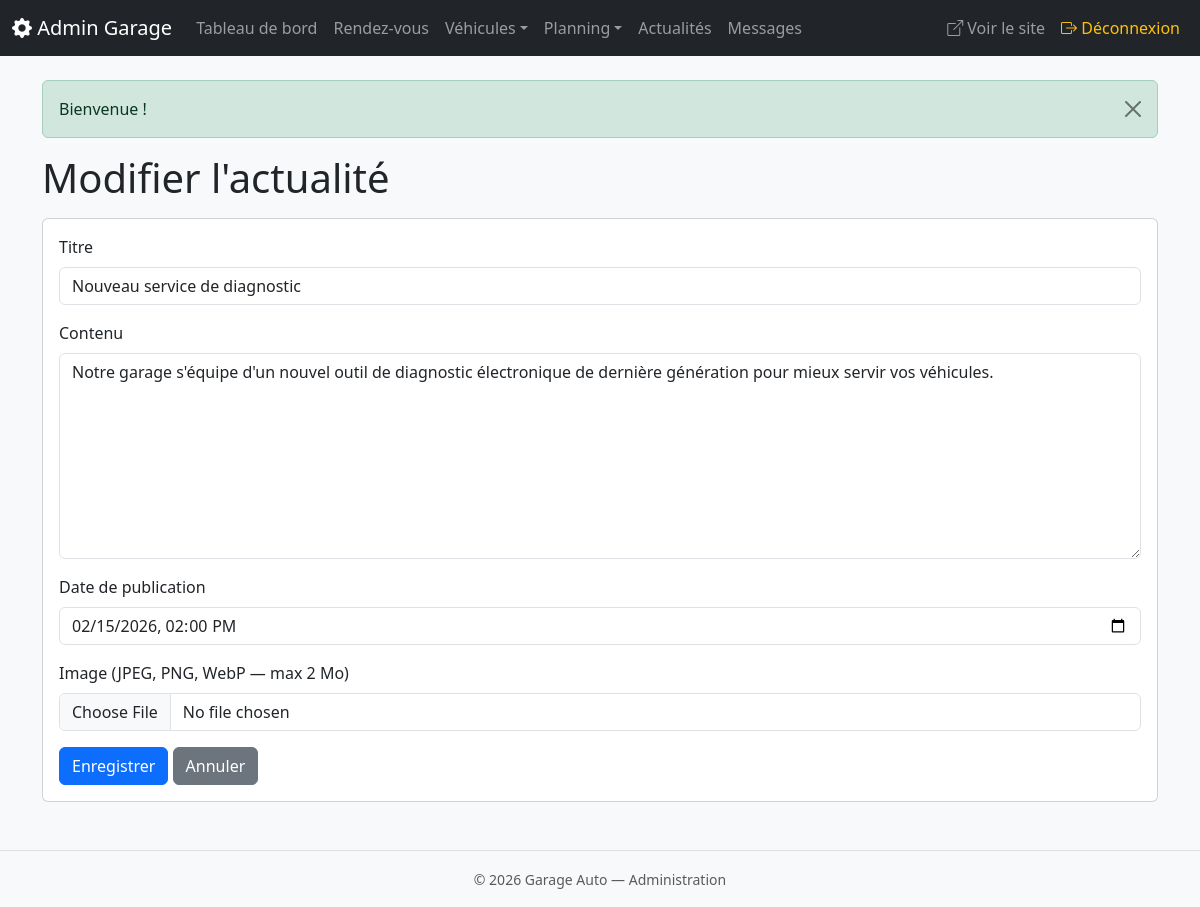
The app's page /admin/actualites-form.php?id=3 (signed in) with its own data.
### tables this page shows
CREATE TABLE news (
    id INT UNSIGNED AUTO_INCREMENT PRIMARY KEY,
    titre VARCHAR(200) NOT NULL,
    contenu TEXT NOT NULL,
    image VARCHAR(255) NULL,
    published_at DATETIME NOT NULL,
    created_at DATETIME DEFAULT CURRENT_TIMESTAMP
);

### admin/actualites-form.php (the view, shortened to what this page needs)
<?php
require_once __DIR__ . '/../config/init.php';
$id = isset($_GET['id']) ? (int)$_GET['id'] : 0;
$article = null;
if ($id) {
    $stmt = $pdo->prepare('SELECT * FROM news WHERE id = ?');
    $stmt->execute([$id]);
    $article = $stmt->fetch();
}
$page_title = $article ? 'Modifier l\'actualité' : 'Ajouter une actualité';
require __DIR__ . '/includes/header.php';
?>
<h1><?= h($page_title) ?></h1>
<div class="card mt-3">
    <div class="card-body">
        <form method="post" enctype="multipart/form-data">
            <div class="mb-3">
                <label for="titre" class="form-label">Titre</label>
                <input type="text" class="form-control" id="titre" name="titre" value="<?= h($titre ?? $article['titre'] ?? '') ?>" required>
            </div>
            <div class="mb-3">
                <label for="contenu" class="form-label">Contenu</label>
                <textarea class="form-control" id="contenu" name="contenu" rows="8" required><?= h($contenu ?? $article['contenu'] ?? '') ?></textarea>
            </div>
            <div class="mb-3">
                <label for="published_at" class="form-label">Date de publication</label>
                <input type="datetime-local" class="form-control" id="published_at" name="published_at" value="<?= h($published_at ?? ($article ? str_replace(' ', 'T', $article['published_at']) : date('Y-m-d\TH:i'))) ?>" required>
            </div>
            <div class="mb-3">
                <label for="image" class="form-label">Image (JPEG, PNG, WebP — max 2 Mo)</label>
                <input type="file" class="form-control" id="image" name="image" accept="image/jpeg,image/png,image/webp">
            </div>
            <button type="submit" class="btn btn-primary">Enregistrer</button>
            <a href="/admin/actualites.php" class="btn btn-secondary">Annuler</a>
        </form>
    </div>
</div>
<?php require __DIR__ . '/includes/footer.php'; ?>

### assets/css/admin.css (style rules this page uses)
body { background-color: #f8f9fa; }

### records on screen
news: titre "Nouveau service de diagnostic", contenu "Notre garage s'équipe d'un nouvel outil de diagnostic électronique de dernière génération pour mieux servir vos véhicules.", published_at "02/15/2026 14:00"

### other values on screen
$f['message'] "Bienvenue !"
$page_title "Modifier l'actualité"
